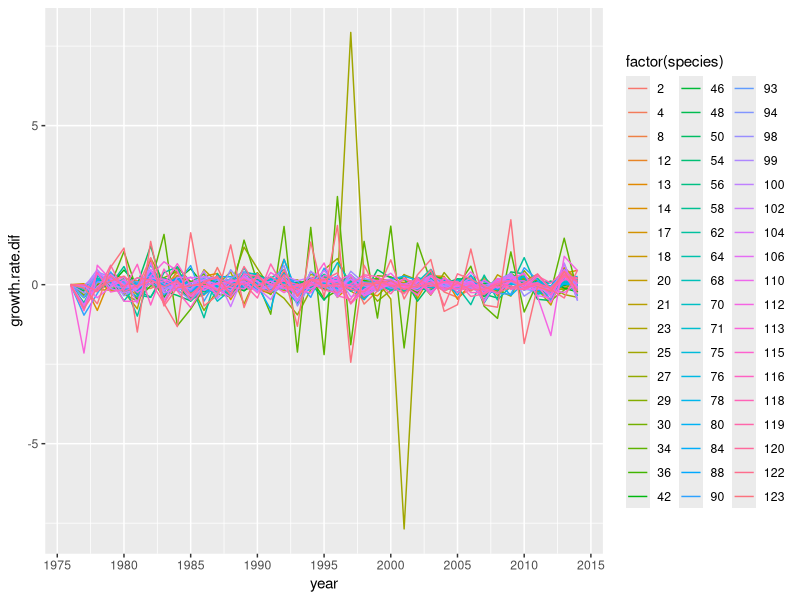
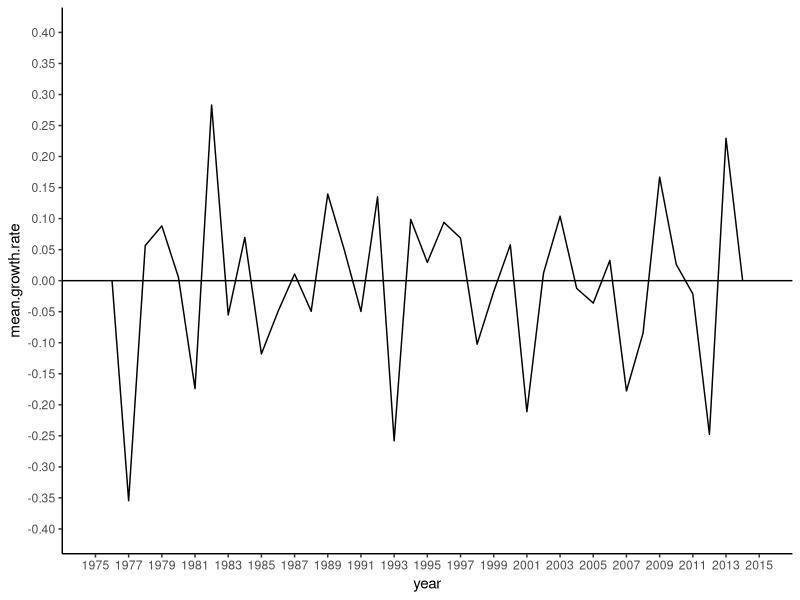
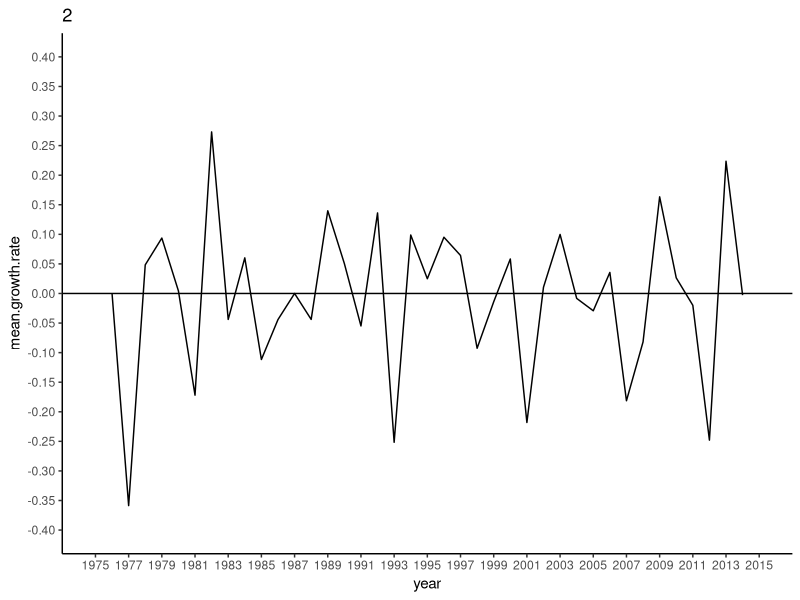
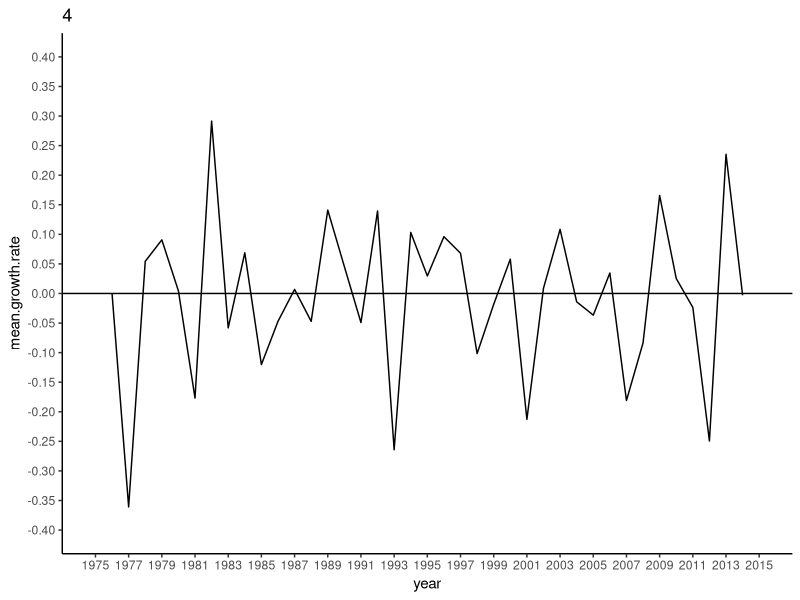
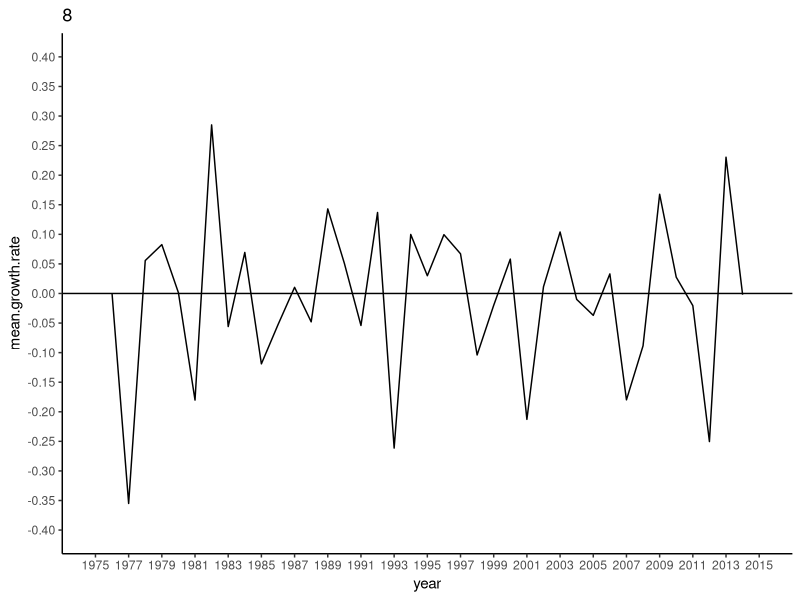
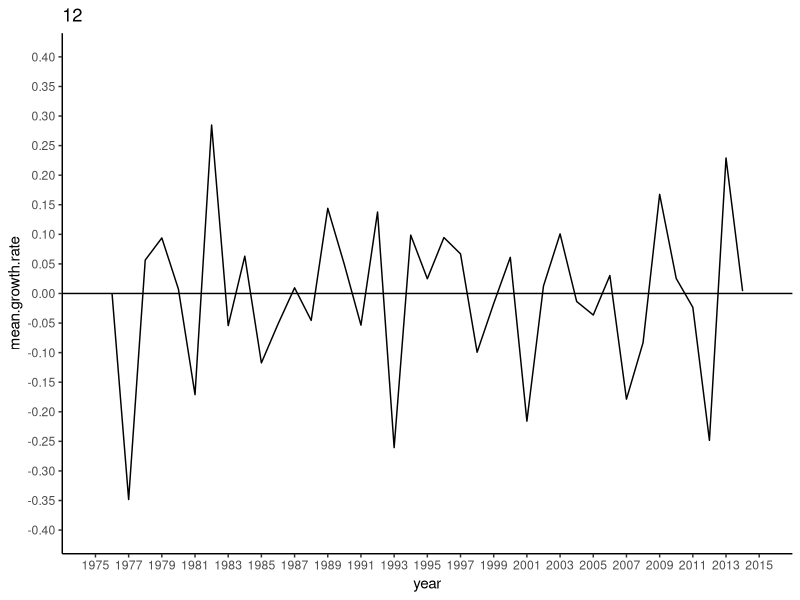
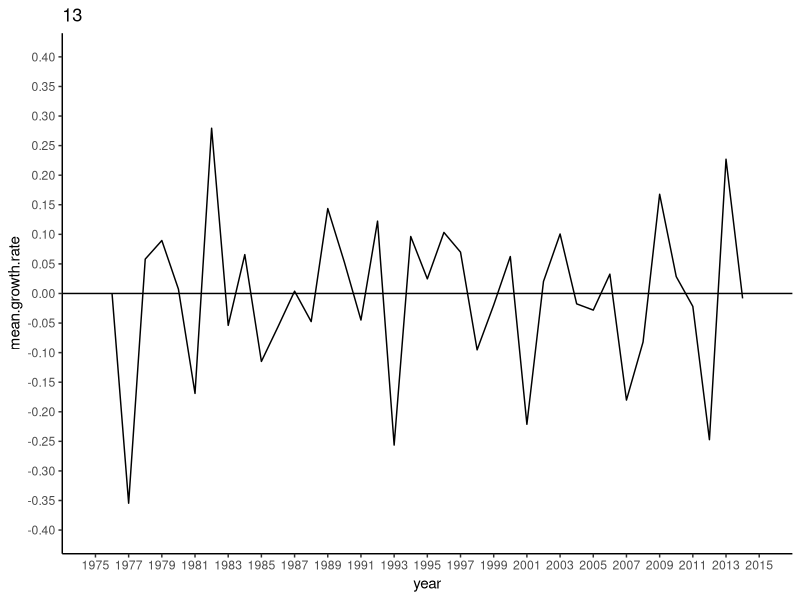
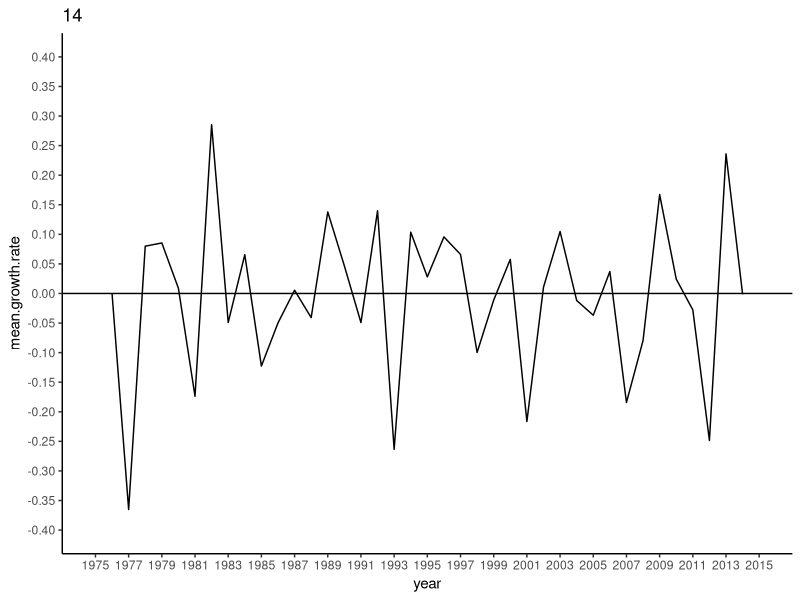

R code for these plots, in order:

# ============================= Packages required =============================


library(tidyverse)


# ============================ Load in data ===================================


# growth.rates.csv is a data file containing interannual changes in species 
# abundance.


growth.rate <- read.csv("Data/growth.rates.csv", header = T)

# ../ = go back a folder
# / go forward a folder


# ============================ Format data ====================================


# Remove rows that are not needed (tr0obs, col.ind.prev.year)

growth.rate <- select(growth.rate, species, year, growth.rate.dif)


# Set NA values to 0
  # NA values are for the 1st year of data therefore no differential.

growth.rate[is.na(growth.rate)] <- 0


# Scaling data around mean of 0 and sd of 1

# Create empty dataframe to put scaled data into

scaled <- NULL


# Create list of species names

species.list <- unique(growth.rate$species)


# Open for loop
# Loop creates new df each time of scaled values. 
# Binds scaled values onto scaled dataset

for (i in species.list){
  
  # subset gets growth.rate data for one species (species i)
  
  subset <- filter(growth.rate, species == i)
  
  
  # Scale growth.rate.dif for species i
  
  subset$growth.rate.dif <- scale(subset$growth.rate.dif, center = T, scale = T)
  
  
  # Bind subset onto scaled dataset
  
  scaled = rbind(scaled, subset)
  
} # Close loop


# ========== Plot all species interannual changes in abundance ================


growth.rate.plot <-ggplot(
  growth.rate, aes(
    x = year,
    y = growth.rate.dif,
    colour = factor(species))) + 
  geom_line() + 
  scale_x_continuous(breaks = seq(1975, 2015, 5))

growth.rate.plot


# ======== Plot mean of all species interannual changes in abundance ==========


# create table of mean growth rate differenctials grouped by year

growth.rate.mean <- growth.rate %>% 
  group_by(year) %>%
  summarise(mean.growth.rate = mean(growth.rate.dif, na.rm = TRUE))


# Plot mean growth rate differentials

mean.growth.rate.plot <- ggplot(
  growth.rate.mean, aes(
    x = year,
    y = mean.growth.rate)) + 
  geom_line() + 
  coord_cartesian(xlim = c(1975, 2015), ylim = c(-0.4, 0.4)) +
  scale_x_continuous(breaks = seq(1975, 2015, by = 2)) +
  scale_y_continuous(breaks=seq(-0.4, 0.5, 0.05)) +
  theme_classic() +
  geom_hline(yintercept = 0)

mean.growth.rate.plot


# === Plot mean of all species interannual changes in abundance - 1 species ===


# Create list of species from growth.rate data

species.list <- unique(growth.rate$species)


# Write for loop
  # loop creates a subset of data removing one species each time (species i)
  # Plots yearly mean growth rates minus species i each time
  # Creates n plots where n is number of species in list

for(i in species.list){  # Open loop
  
  
  # a gets a subset of growth.rate data minus species i.
  
    removed_species <- subset(growth.rate, species != i) 
  
    
  # Growth.rate.mean gets removed_species 
    # removed_species is grouped by year
    # yearly mean growthrates of all species are calulated
    
  growth.rate.mean <- removed_species %>% 
    group_by(year) %>%
    summarise(mean.growth.rate = mean(growth.rate.dif, na.rm = TRUE))
  
  
  # Create plot of mean yearly growth rates across all species using subset of data
  
  mean.growth.rate.plot <- ggplot(
    growth.rate.mean, aes(
      x = year,
      y = mean.growth.rate)) + 
    geom_line() + 
    coord_cartesian(xlim = c(1975, 2015), ylim = c(-0.4, 0.4)) +
    scale_x_continuous(breaks = seq(1975, 2015, by = 2)) +
    scale_y_continuous(breaks=seq(-0.4, 0.5, 0.05)) +
    theme_classic() +
    ggtitle(i) +
    geom_hline(yintercept = 0)
  

  # Plot graph
  
  plot(mean.growth.rate.plot)
  
} # Close loop
